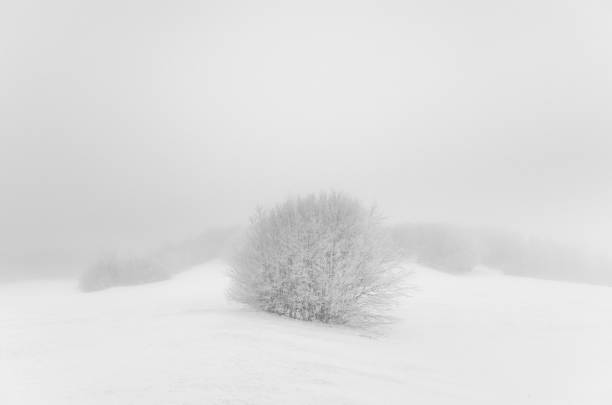
#> input picture Equalização de Histograma/imagens/imagem.jpg, 612 x 405 px
$ python Histograma.py
#> lines starting #> are read from the running program, lines starting #| are printed output that depends on the picture
from PIL import Image

#abrir e converter para escala de cinza
img = Image.open('imagens/imagem.jpg').convert('L')
#> img is the input picture: PIL image 612x405 L; min 112, max 241, mean 222.6
pixels = list(img.getdata())          # lista com todos os valores (0–255)
#> pixels = 247860 items
largura, altura = img.size
#> largura = 612; altura = 405
total = largura * altura
#> total = 247860

histograma = [0] * 256
for p in pixels:
    histograma[p] += 1
#> this loop made 247860 passes
#> p on passes 1 to 3: 224, 224, 224
#> after the loop, histograma = 256 values, max 26121 at index 232, min 0 at index 0, mean 968.2

cdf = [0] * 256
cdf[0] = histograma[0]
for i in range(1, 256):
    cdf[i] = cdf[i - 1] + histograma[i]
#> after the loop, cdf = 256 values from 0 to 247860
#acha o pixel logo depois do 0
cdf_min = next(v for v in cdf if v > 0)
#> cdf_min = 1

#normalizando
tabela = [0] * 256
for i in range(256):
    tabela[i] = round((cdf[i] - cdf_min) / (total - cdf_min) * 255)
#> after the loop, tabela = 256 values from 0 to 255

#remapeando
pixels_novos = [tabela[p] for p in pixels]
#> pixels_novos = 247860 items

img_nova = Image.new('L', (largura, altura))
#> img_nova: PIL image 612x405 L; every value is 0
img_nova.putdata(pixels_novos)
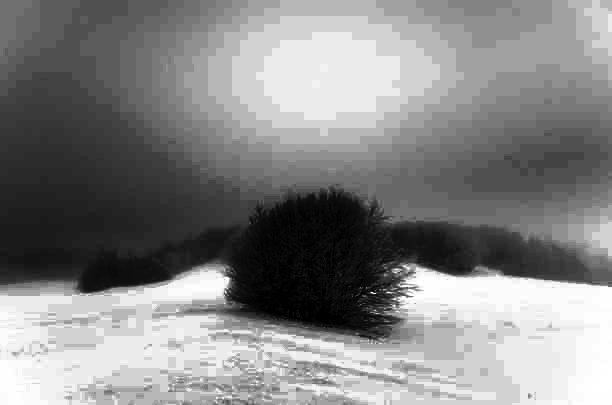
#> img_nova: PIL image 612x405 L; min 0, max 255, mean 133.6
img_nova.save('imagens/equalizada.jpg')
img_nova.show()
